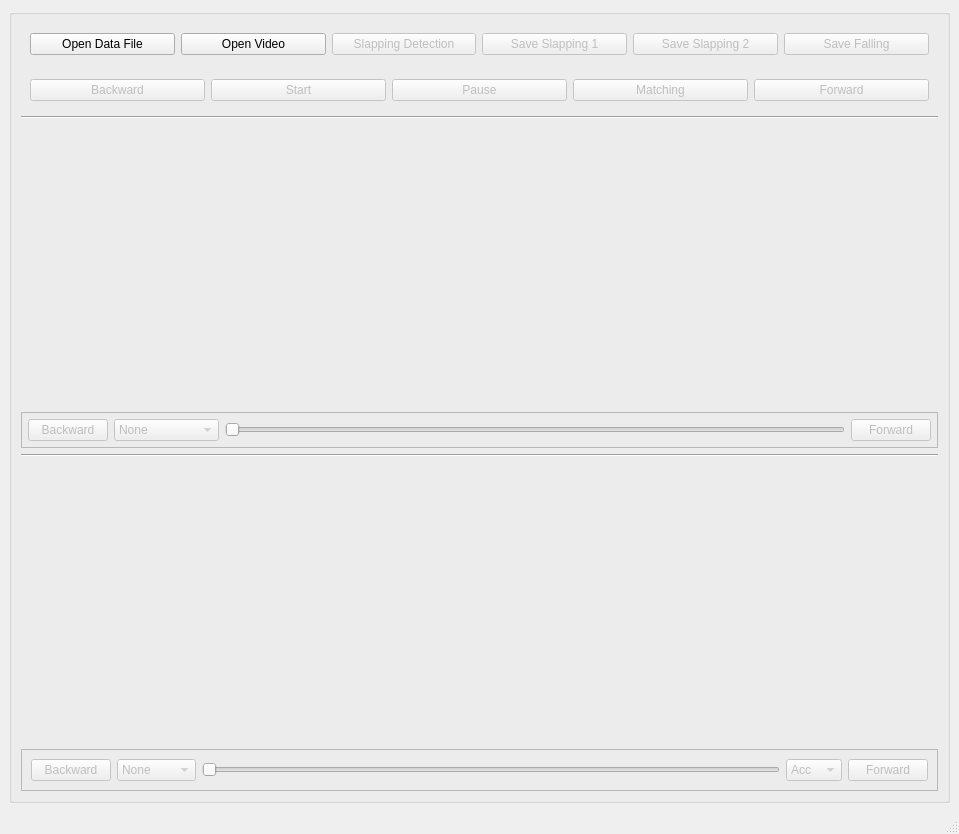
<?xml version="1.0" encoding="UTF-8"?>
<ui version="4.0">
 <class>MainWindow</class>
 <widget class="QMainWindow" name="MainWindow">
  <property name="geometry">
   <rect>
    <x>0</x>
    <y>0</y>
    <width>959</width>
    <height>834</height>
   </rect>
  </property>
  <property name="windowTitle">
   <string>Video Player with Signal</string>
  </property>
  <widget class="QWidget" name="centralwidget">
   <layout class="QHBoxLayout" name="horizontalLayout">
    <item>
     <widget class="QGroupBox" name="groupBox_5">
      <property name="enabled">
       <bool>true</bool>
      </property>
      <property name="title">
       <string/>
      </property>
      <property name="alignment">
       <set>Qt::AlignCenter</set>
      </property>
      <property name="checkable">
       <bool>false</bool>
      </property>
      <layout class="QVBoxLayout" name="verticalLayout">
       <property name="sizeConstraint">
        <enum>QLayout::SetDefaultConstraint</enum>
       </property>
       <item>
        <widget class="QFrame" name="mainarea1">
         <property name="sizePolicy">
          <sizepolicy hsizetype="Preferred" vsizetype="Maximum">
           <horstretch>0</horstretch>
           <verstretch>0</verstretch>
          </sizepolicy>
         </property>
         <layout class="QHBoxLayout" name="horizontalLayout_5">
          <item>
           <widget class="QPushButton" name="fileButton">
            <property name="focusPolicy">
             <enum>Qt::NoFocus</enum>
            </property>
            <property name="text">
             <string>Open Data File</string>
            </property>
           </widget>
          </item>
          <item>
           <widget class="QPushButton" name="openButton">
            <property name="enabled">
             <bool>true</bool>
            </property>
            <property name="focusPolicy">
             <enum>Qt::NoFocus</enum>
            </property>
            <property name="text">
             <string>Open Video</string>
            </property>
           </widget>
          </item>
          <item>
           <widget class="QPushButton" name="autoButton">
            <property name="enabled">
             <bool>false</bool>
            </property>
            <property name="text">
             <string>Slapping Detection</string>
            </property>
           </widget>
          </item>
          <item>
           <widget class="QPushButton" name="slapButton">
            <property name="enabled">
             <bool>false</bool>
            </property>
            <property name="text">
             <string>Save Slapping 1</string>
            </property>
           </widget>
          </item>
          <item>
           <widget class="QPushButton" name="slapButton2">
            <property name="enabled">
             <bool>false</bool>
            </property>
            <property name="text">
             <string>Save Slapping 2</string>
            </property>
           </widget>
          </item>
          <item>
           <widget class="QPushButton" name="fallButton">
            <property name="enabled">
             <bool>false</bool>
            </property>
            <property name="text">
             <string>Save Falling</string>
            </property>
           </widget>
          </item>
         </layout>
        </widget>
       </item>
       <item>
        <widget class="QFrame" name="mainarea2">
         <property name="sizePolicy">
          <sizepolicy hsizetype="Preferred" vsizetype="Maximum">
           <horstretch>0</horstretch>
           <verstretch>0</verstretch>
          </sizepolicy>
         </property>
         <layout class="QHBoxLayout" name="horizontalLayout_4">
          <item>
           <widget class="QPushButton" name="backwardButton">
            <property name="enabled">
             <bool>false</bool>
            </property>
            <property name="text">
             <string>Backward</string>
            </property>
           </widget>
          </item>
          <item>
           <widget class="QPushButton" name="startButton">
            <property name="enabled">
             <bool>false</bool>
            </property>
            <property name="focusPolicy">
             <enum>Qt::NoFocus</enum>
            </property>
            <property name="acceptDrops">
             <bool>false</bool>
            </property>
            <property name="text">
             <string>Start</string>
            </property>
           </widget>
          </item>
          <item>
           <widget class="QPushButton" name="pauseButton">
            <property name="enabled">
             <bool>false</bool>
            </property>
            <property name="focusPolicy">
             <enum>Qt::NoFocus</enum>
            </property>
            <property name="text">
             <string>Pause</string>
            </property>
           </widget>
          </item>
          <item>
           <widget class="QPushButton" name="matchingButton">
            <property name="enabled">
             <bool>false</bool>
            </property>
            <property name="text">
             <string>Matching</string>
            </property>
           </widget>
          </item>
          <item>
           <widget class="QPushButton" name="forwardButton">
            <property name="enabled">
             <bool>false</bool>
            </property>
            <property name="text">
             <string>Forward</string>
            </property>
           </widget>
          </item>
         </layout>
        </widget>
       </item>
       <item>
        <widget class="Line" name="line">
         <property name="orientation">
          <enum>Qt::Horizontal</enum>
         </property>
        </widget>
       </item>
       <item>
        <widget class="QLabel" name="VideoImage">
         <property name="sizePolicy">
          <sizepolicy hsizetype="Ignored" vsizetype="Ignored">
           <horstretch>0</horstretch>
           <verstretch>0</verstretch>
          </sizepolicy>
         </property>
         <property name="text">
          <string/>
         </property>
         <property name="alignment">
          <set>Qt::AlignCenter</set>
         </property>
        </widget>
       </item>
       <item>
        <widget class="QFrame" name="video_menu">
         <property name="sizePolicy">
          <sizepolicy hsizetype="Preferred" vsizetype="Maximum">
           <horstretch>0</horstretch>
           <verstretch>0</verstretch>
          </sizepolicy>
         </property>
         <property name="frameShape">
          <enum>QFrame::StyledPanel</enum>
         </property>
         <property name="frameShadow">
          <enum>QFrame::Raised</enum>
         </property>
         <layout class="QHBoxLayout" name="horizontalLayout_3">
          <property name="leftMargin">
           <number>6</number>
          </property>
          <property name="topMargin">
           <number>6</number>
          </property>
          <property name="rightMargin">
           <number>6</number>
          </property>
          <property name="bottomMargin">
           <number>6</number>
          </property>
          <item>
           <widget class="QPushButton" name="backwardButton_video">
            <property name="enabled">
             <bool>false</bool>
            </property>
            <property name="text">
             <string>Backward</string>
            </property>
           </widget>
          </item>
          <item>
           <widget class="QComboBox" name="comboBox_video">
            <property name="enabled">
             <bool>false</bool>
            </property>
            <item>
             <property name="text">
              <string>None</string>
             </property>
            </item>
            <item>
             <property name="text">
              <string>slow 1000 fps</string>
             </property>
            </item>
            <item>
             <property name="text">
              <string>iphone</string>
             </property>
            </item>
           </widget>
          </item>
          <item>
           <widget class="QSlider" name="horizontalSlider_video">
            <property name="enabled">
             <bool>false</bool>
            </property>
            <property name="orientation">
             <enum>Qt::Horizontal</enum>
            </property>
           </widget>
          </item>
          <item>
           <widget class="QPushButton" name="forwardButton_video">
            <property name="enabled">
             <bool>false</bool>
            </property>
            <property name="text">
             <string>Forward</string>
            </property>
           </widget>
          </item>
         </layout>
        </widget>
       </item>
       <item>
        <widget class="Line" name="line_2">
         <property name="orientation">
          <enum>Qt::Horizontal</enum>
         </property>
        </widget>
       </item>
       <item>
        <widget class="QLabel" name="GraphImage">
         <property name="sizePolicy">
          <sizepolicy hsizetype="Preferred" vsizetype="Maximum">
           <horstretch>0</horstretch>
           <verstretch>0</verstretch>
          </sizepolicy>
         </property>
         <property name="minimumSize">
          <size>
           <width>0</width>
           <height>200</height>
          </size>
         </property>
         <property name="maximumSize">
          <size>
           <width>16777215</width>
           <height>300</height>
          </size>
         </property>
         <property name="text">
          <string/>
         </property>
        </widget>
       </item>
       <item>
        <widget class="QFrame" name="menu_graph">
         <property name="sizePolicy">
          <sizepolicy hsizetype="Preferred" vsizetype="Maximum">
           <horstretch>0</horstretch>
           <verstretch>0</verstretch>
          </sizepolicy>
         </property>
         <property name="frameShape">
          <enum>QFrame::StyledPanel</enum>
         </property>
         <property name="frameShadow">
          <enum>QFrame::Raised</enum>
         </property>
         <layout class="QHBoxLayout" name="horizontalLayout_2">
          <item>
           <widget class="QPushButton" name="backwardButton_graph">
            <property name="enabled">
             <bool>false</bool>
            </property>
            <property name="text">
             <string>Backward</string>
            </property>
           </widget>
          </item>
          <item>
           <widget class="QComboBox" name="comboBox_graph">
            <property name="enabled">
             <bool>false</bool>
            </property>
            <item>
             <property name="text">
              <string>None</string>
             </property>
            </item>
            <item>
             <property name="text">
              <string>1 second</string>
             </property>
            </item>
            <item>
             <property name="text">
              <string>5 second</string>
             </property>
            </item>
           </widget>
          </item>
          <item>
           <widget class="QSlider" name="horizontalSlider_graph">
            <property name="enabled">
             <bool>false</bool>
            </property>
            <property name="baseSize">
             <size>
              <width>10</width>
              <height>10</height>
             </size>
            </property>
            <property name="mouseTracking">
             <bool>true</bool>
            </property>
            <property name="focusPolicy">
             <enum>Qt::StrongFocus</enum>
            </property>
            <property name="statusTip">
             <string/>
            </property>
            <property name="tracking">
             <bool>true</bool>
            </property>
            <property name="orientation">
             <enum>Qt::Horizontal</enum>
            </property>
            <property name="invertedAppearance">
             <bool>false</bool>
            </property>
            <property name="invertedControls">
             <bool>false</bool>
            </property>
            <property name="tickPosition">
             <enum>QSlider::NoTicks</enum>
            </property>
           </widget>
          </item>
          <item>
           <widget class="QComboBox" name="comboBox_type">
            <property name="enabled">
             <bool>false</bool>
            </property>
            <item>
             <property name="text">
              <string>Acc</string>
             </property>
            </item>
            <item>
             <property name="text">
              <string>Gyro</string>
             </property>
            </item>
           </widget>
          </item>
          <item>
           <widget class="QPushButton" name="forwardButton_graph">
            <property name="enabled">
             <bool>false</bool>
            </property>
            <property name="text">
             <string>Forward</string>
            </property>
           </widget>
          </item>
         </layout>
        </widget>
       </item>
      </layout>
     </widget>
    </item>
   </layout>
  </widget>
  <widget class="QStatusBar" name="statusbar"/>
 </widget>
 <resources/>
 <connections/>
</ui>
